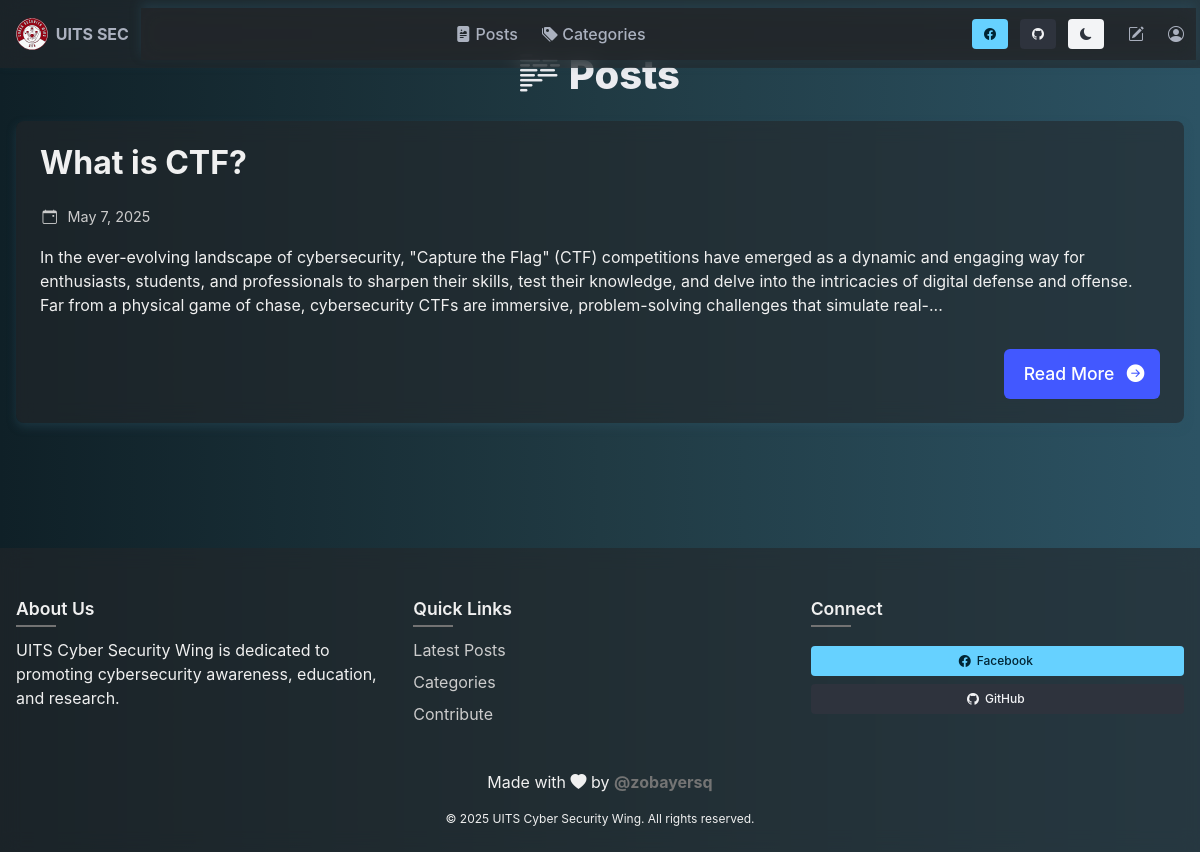
The page /category/Blogs/ on the database its author committed.
### blog/models.py (models this page shows, shortened)
class Post(models.Model):
    title = models.CharField(max_length=255)
    body = models.TextField()
    created_on = models.DateTimeField(auto_now_add=True)
    last_modified = models.DateTimeField(auto_now=True)
    author = models.ForeignKey(settings.AUTH_USER_MODEL, on_delete=models.CASCADE, default=1)  # Replace 1 with a valid user ID
    categories = models.ManyToManyField('Category', related_name='posts')
    love_reactions = models.ManyToManyField(settings.AUTH_USER_MODEL, related_name='loved_posts', blank=True)

### blog/views.py (the view)
# urls.py: path("category/<category>/", views.blog_category, name="blog_category"),
def blog_category(request, category):
    posts = Post.objects.filter(
        categories__name__contains=category
    ).order_by("-created_on")
    context = {
        "category":category,
        "posts":posts,
    }
    return render(request, "blog/category.html", context)

### blog/templates/blog/category.html (shortened to what this page needs)
{% extends "blog/index.html" %}
{% block posts %}
<div class="container">
    {% for post in posts %}
    <div class="blur-white">
        <h3 class="title is-3"><a href="{% url 'blog_detail' post.pk %}">{{ post.title }}</a></h3>
        <div class="post-meta mb-3">
            <span class="icon-text">
                <span class="icon">
                    <i class="bi bi-calendar-event"></i>
                </span>
                <span>{{ post.created_on.date }}</span>
            </span>
        </div>
        <div class="post-content">
            <p>{{ post.body | slice:":400" }}...</p>
            <div class="has-text-right mt-4">
                <a href="{% url 'blog_detail' post.pk %}" class="button is-link">
                    <span>Read More</span>
                    <span class="icon">
                        <i class="bi bi-arrow-right-circle-fill"></i>
                    </span>
                </a>
            </div>
        </div>
    </div>
    {% empty %}
    <div class="blur-white has-text-centered">
        <p class="is-size-4 mb-4">No posts in this category yet!</p>
        <p>Be the first to create a post in the {{ category }} category.</p>
    </div>
    {% endfor %}
</div>
{% endblock posts %}

### static/css/base.css (style rules this page uses)
:root { --bg-dark: #0F2027; --bg-mid1: #203A43; --bg-mid2: #2C5364; --txt-primary: #F0F0F0; --txt-secondary: #CCCCCC; --overlay-bg: rgba(35, 39, 42, 0.6); --shadow-light: rgba(44, 83, 100, 0.4); --accent-red: #747474fe; --transition-speed: 0.3s; }
.page-container { display: flex; flex-direction: column; min-height: 100vh; }
html, body { height: 100%; margin: 0; font-size: 1rem; background: linear-gradient(to right, var(--bg-dark), var(--bg-mid1), var(--bg-mid2)); color: var(--txt-primary); transition: background var(--transition-speed), color var(--transition-speed); scroll-behavior: smooth; }
.container { width: 100%; max-width: 1200px; padding: 0 1rem; }
.blur-white { backdrop-filter: blur(10px); background-color: var(--overlay-bg); border-radius: 8px; padding: 1.5rem; margin-bottom: 1.5rem; box-shadow: 0 4px 10px var(--shadow-light); transition: transform 0.3s, box-shadow 0.3s; opacity: 0; transform: translateY(20px); }
.blur-white.fade-in-up { opacity: 1; transform: translateY(0); }
.blur-white h3 { font-size: 1.5rem; margin-bottom: 0.75rem; font-weight: bold; }
.blur-white h3 a { color: var(--txt-primary); text-decoration: none; transition: color 0.2s ease; }
.blur-white p { margin-top: 1rem; margin-bottom: 1rem; }
.blur-white .button.is-link { margin-top: 1rem; padding: 0.75rem 1.25rem; font-size: 1.1rem; font-weight: 500; border-radius: 6px; transition: background-color 0.3s, transform 0.2s; display: inline-flex; align-items: center; justify-content: center; }
.blur-white .button.is-link .icon { margin-left: 0.5rem; }
.post-meta { color: var(--txt-secondary); font-size: 0.9rem; margin-bottom: 0.5rem; }
.post-meta i { margin-right: 0.3rem; }

### rows shown on the page
Post: title "What is CTF?", created_on "May 7, 2025", body "In the ever-evolving landscape of cybersecurity, \"Capture the Flag\" (CTF) competitions have emerged as a dynamic and engaging way for enthusiasts, students, and professionals to sharpen their skills, test their knowledge, and delve into the intricacies of digital defense and offense. Far from a physical game of chase, cybersecurity CTFs are immersive, problem-solving challenges that simulate real-"
